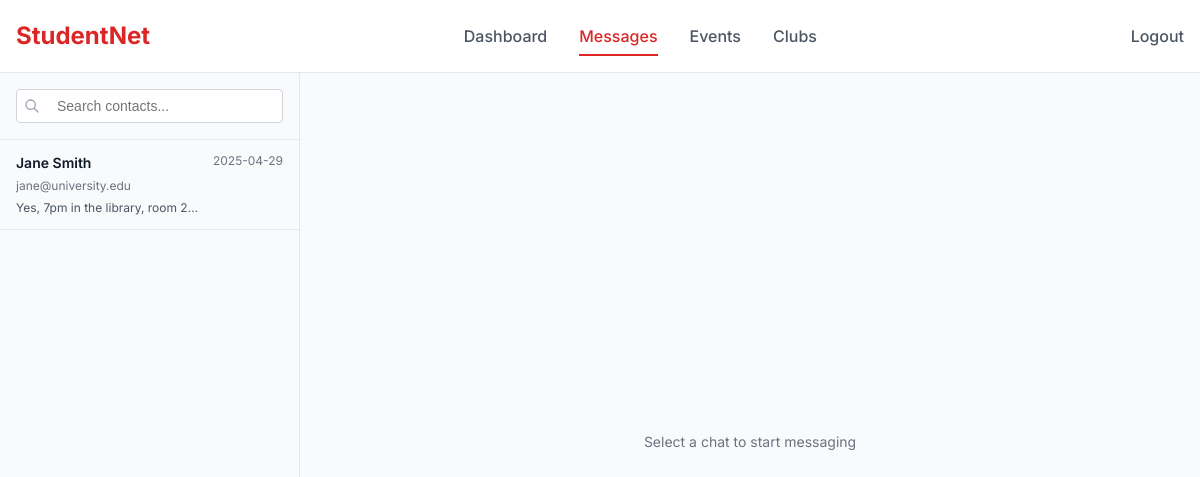
Screenshot of /messages (signed in) with the database file from the repository.
### app.py (models this page shows, shortened)
class User(db.Model):
    id = db.Column(db.Integer, primary_key=True)
    student_id = db.Column(db.String(100), unique=True, nullable=False)
    password_hash = db.Column(db.String(200), nullable=False)
    name = db.Column(db.String(100), nullable=False)
    major = db.Column(db.String(100))
    year = db.Column(db.String(20))

class Message(db.Model):
    id = db.Column(db.Integer, primary_key=True)
    sender_id = db.Column(db.Integer, db.ForeignKey('user.id'), nullable=False)
    receiver_id = db.Column(db.Integer, db.ForeignKey('user.id'), nullable=False)
    content = db.Column(db.Text, nullable=False)
    timestamp = db.Column(db.DateTime, default=datetime.utcnow)
    is_read = db.Column(db.Boolean, default=False)

### app.py (the view)
@app.route('/messages')
def messages():
    if 'user_id' not in session:
        return redirect(url_for('login'))
    user_id = session['user_id']
    contacts_query = db.session.query(User).join(
        Message,
        ((Message.sender_id == User.id) & (Message.receiver_id == user_id)) |
        ((Message.receiver_id == User.id) & (Message.sender_id == user_id))
    ).distinct()
    contacts = []
    for contact in contacts_query:
        last_message = Message.query.filter(
            ((Message.sender_id == user_id) & (Message.receiver_id == contact.id)) |
            ((Message.receiver_id == user_id) & (Message.sender_id == contact.id))
        ).order_by(Message.timestamp.desc()).first()
        unread_count = Message.query.filter_by(
            sender_id=contact.id,
            receiver_id=user_id,
            is_read=False
        ).count()
        contacts.append({
            'user': contact,
            'last_message': last_message,
            'unread_count': unread_count
        })
    return render_template('messages.html', contacts=contacts)

### templates/messages.html (shortened to what this page needs)
{% extends 'base.html' %}
{% block content %}
<div class="messages-container">
    <div class="contacts-sidebar">
        <div class="search-container">
            <input type="text" placeholder="Search contacts..." class="search-input">
            <svg xmlns="http://www.w3.org/2000/svg" class="search-icon" fill="none" viewBox="0 0 24 24" stroke="currentColor">
                <path stroke-linecap="round" stroke-linejoin="round" stroke-width="2" d="M21 21l-6-6m2-5a7 7 0 11-14 0 7 7 0 0114 0z" />
            </svg>
        </div>
        <div class="contacts-list">
            {% for contact in contacts %}
                <a href="{{ url_for('chat', contact_id=contact.user.id) }}" class="contact-item {% if request.path == url_for('chat', contact_id=contact.user.id) %}active{% endif %}">
                    <div class="contact-info">
                        <h3 class="contact-name">{{ contact.user.name }}</h3>
                        <p class="contact-id">{{ contact.user.student_id }}</p>
                        {% if contact.last_message %}
                            <p class="contact-last-message">{{ contact.last_message.content }}</p>
                        {% endif %}
                    </div>
                    <div class="contact-meta">
                        {% if contact.last_message %}
                            <span class="contact-time">{{ contact.last_message.timestamp.strftime('%H:%M') if contact.last_message.timestamp.date() == today else contact.last_message.timestamp.strftime('%Y-%m-%d') }}</span>
                        {% endif %}
                    </div>
                </a>
            {% else %}
                <p class="empty-state">No contacts yet.</p>
            {% endfor %}
        </div>
    </div>
    <div class="chat-area">
        <p class="select-chat-message">Select a chat to start messaging</p>
    </div>
</div>
{% endblock %}

### static/css/style.css (style rules this page uses)
:root { --primary: #dc2626; --primary-dark: #b91c1c; --white: #ffffff; --gray-50: #f9fafb; --gray-100: #f3f4f6; --gray-200: #e5e7eb; --gray-300: #d1d5db; --gray-400: #9ca3af; --gray-500: #6b7280; --gray-600: #4b5563; --gray-700: #374151; --gray-800: #1f2937; --gray-900: #111827; }
* { margin: 0; padding: 0; box-sizing: border-box; }
body { font-family: 'Inter', sans-serif; background-color: var(--gray-50); color: var(--gray-900); line-height: 1.5; }
.messages-container { display: flex; height: calc(100vh - 64px); background-color: var(--white); }
.contacts-sidebar { width: 300px; border-right: 1px solid var(--gray-200); display: flex; flex-direction: column; background-color: var(--gray-50); }
.search-container { padding: 1rem; position: relative; border-bottom: 1px solid var(--gray-200); }
.search-input { width: 100%; padding: 0.5rem 0.75rem; padding-left: 2.5rem; border: 1px solid var(--gray-300); border-radius: 0.25rem; font-size: 0.875rem; }
.search-icon { position: absolute; left: 1.5rem; top: 50%; transform: translateY(-50%); width: 1rem; height: 1rem; color: var(--gray-400); }
.contacts-list { flex: 1; overflow-y: auto; }
.contact-item { display: flex; padding: 0.75rem 1rem; border-bottom: 1px solid var(--gray-200); text-decoration: none; color: inherit; }
.contact-info { flex: 1; min-width: 0; }
.contact-name { font-size: 0.875rem; font-weight: 600; margin: 0; white-space: nowrap; overflow: hidden; text-overflow: ellipsis; }
.contact-id { font-size: 0.75rem; color: var(--gray-500); margin: 0.25rem 0; }
.contact-last-message { font-size: 0.75rem; color: var(--gray-600); margin: 0; white-space: nowrap; overflow: hidden; text-overflow: ellipsis; }
.contact-meta { display: flex; flex-direction: column; align-items: flex-end; margin-left: 0.5rem; }
.contact-time { font-size: 0.75rem; color: var(--gray-500); }
.chat-area { flex: 1; display: flex; flex-direction: column; background-color: var(--gray-50); }
.select-chat-message { flex: 1; display: flex; align-items: center; justify-content: center; color: var(--gray-500); font-size: 0.875rem; }

### rows the page displays
User: user.name "Jane Smith", user.student_id "jane@university.edu"
Message: last_message.content "Yes, 7pm in the library, room 2…", last_message.timestamp "2025-04-29"
